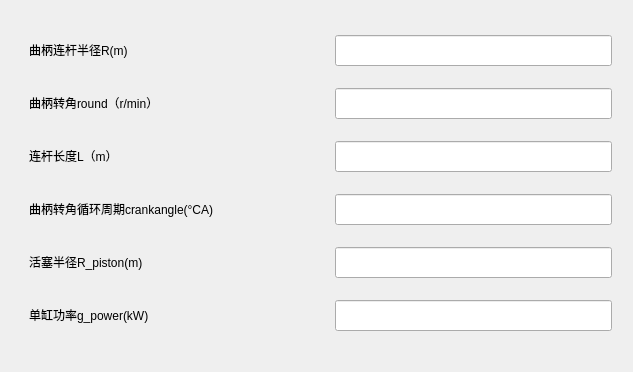
<?xml version="1.0" encoding="UTF-8"?>
<ui version="4.0">
 <class>Input_First_1_dialog_UI</class>
 <widget class="QWidget" name="Input_First_1_dialog_UI">
  <property name="geometry">
   <rect>
    <x>0</x>
    <y>0</y>
    <width>633</width>
    <height>372</height>
   </rect>
  </property>
  <property name="windowTitle">
   <string>Form</string>
  </property>
  <widget class="CardWidget" name="CardWidget_151">
   <property name="geometry">
    <rect>
     <x>20</x>
     <y>10</y>
     <width>601</width>
     <height>351</height>
    </rect>
   </property>
   <property name="minimumSize">
    <size>
     <width>0</width>
     <height>0</height>
    </size>
   </property>
   <layout class="QGridLayout" name="gridLayout_85">
    <item row="4" column="0">
     <widget class="SubtitleLabel" name="SubtitleLabel_646">
      <property name="minimumSize">
       <size>
        <width>300</width>
        <height>28</height>
       </size>
      </property>
      <property name="maximumSize">
       <size>
        <width>451</width>
        <height>28</height>
       </size>
      </property>
      <property name="text">
       <string>曲柄转角循环周期crankangle(°CA)</string>
      </property>
     </widget>
    </item>
    <item row="5" column="0">
     <widget class="SubtitleLabel" name="SubtitleLabel_648">
      <property name="minimumSize">
       <size>
        <width>300</width>
        <height>28</height>
       </size>
      </property>
      <property name="maximumSize">
       <size>
        <width>451</width>
        <height>28</height>
       </size>
      </property>
      <property name="text">
       <string>活塞半径R_piston(m)</string>
      </property>
     </widget>
    </item>
    <item row="3" column="0">
     <widget class="SubtitleLabel" name="SubtitleLabel_650">
      <property name="minimumSize">
       <size>
        <width>300</width>
        <height>28</height>
       </size>
      </property>
      <property name="maximumSize">
       <size>
        <width>451</width>
        <height>28</height>
       </size>
      </property>
      <property name="text">
       <string>连杆长度L（m）</string>
      </property>
     </widget>
    </item>
    <item row="1" column="0">
     <widget class="SubtitleLabel" name="SubtitleLabel_647">
      <property name="minimumSize">
       <size>
        <width>300</width>
        <height>28</height>
       </size>
      </property>
      <property name="maximumSize">
       <size>
        <width>451</width>
        <height>28</height>
       </size>
      </property>
      <property name="text">
       <string>曲柄连杆半径R(m)</string>
      </property>
     </widget>
    </item>
    <item row="2" column="0">
     <widget class="SubtitleLabel" name="SubtitleLabel_649">
      <property name="minimumSize">
       <size>
        <width>300</width>
        <height>28</height>
       </size>
      </property>
      <property name="maximumSize">
       <size>
        <width>451</width>
        <height>28</height>
       </size>
      </property>
      <property name="text">
       <string>曲柄转角round（r/min）</string>
      </property>
     </widget>
    </item>
    <item row="6" column="0">
     <widget class="SubtitleLabel" name="SubtitleLabel_645">
      <property name="minimumSize">
       <size>
        <width>300</width>
        <height>28</height>
       </size>
      </property>
      <property name="maximumSize">
       <size>
        <width>451</width>
        <height>28</height>
       </size>
      </property>
      <property name="text">
       <string>单缸功率g_power(kW)</string>
      </property>
     </widget>
    </item>
    <item row="1" column="1">
     <widget class="LineEdit" name="LineEdit">
      <property name="minimumSize">
       <size>
        <width>0</width>
        <height>31</height>
       </size>
      </property>
      <property name="maximumSize">
       <size>
        <width>16777215</width>
        <height>31</height>
       </size>
      </property>
      <property name="text">
       <string/>
      </property>
     </widget>
    </item>
    <item row="2" column="1">
     <widget class="LineEdit" name="LineEdit_2">
      <property name="minimumSize">
       <size>
        <width>0</width>
        <height>31</height>
       </size>
      </property>
      <property name="maximumSize">
       <size>
        <width>16777215</width>
        <height>31</height>
       </size>
      </property>
     </widget>
    </item>
    <item row="3" column="1">
     <widget class="LineEdit" name="LineEdit_3">
      <property name="minimumSize">
       <size>
        <width>0</width>
        <height>31</height>
       </size>
      </property>
      <property name="maximumSize">
       <size>
        <width>16777215</width>
        <height>31</height>
       </size>
      </property>
     </widget>
    </item>
    <item row="4" column="1">
     <widget class="LineEdit" name="LineEdit_4">
      <property name="minimumSize">
       <size>
        <width>0</width>
        <height>31</height>
       </size>
      </property>
      <property name="maximumSize">
       <size>
        <width>16777215</width>
        <height>31</height>
       </size>
      </property>
     </widget>
    </item>
    <item row="5" column="1">
     <widget class="LineEdit" name="LineEdit_5">
      <property name="minimumSize">
       <size>
        <width>0</width>
        <height>31</height>
       </size>
      </property>
      <property name="maximumSize">
       <size>
        <width>16777215</width>
        <height>31</height>
       </size>
      </property>
     </widget>
    </item>
    <item row="6" column="1">
     <widget class="LineEdit" name="LineEdit_6">
      <property name="minimumSize">
       <size>
        <width>0</width>
        <height>31</height>
       </size>
      </property>
      <property name="maximumSize">
       <size>
        <width>16777215</width>
        <height>31</height>
       </size>
      </property>
     </widget>
    </item>
   </layout>
  </widget>
 </widget>
 <customwidgets>
  <customwidget>
   <class>CardWidget</class>
   <extends>QFrame</extends>
   <header>qfluentwidgets</header>
   <container>1</container>
  </customwidget>
  <customwidget>
   <class>SubtitleLabel</class>
   <extends>QLabel</extends>
   <header>qfluentwidgets</header>
  </customwidget>
  <customwidget>
   <class>LineEdit</class>
   <extends>QLineEdit</extends>
   <header>qfluentwidgets</header>
  </customwidget>
 </customwidgets>
 <resources/>
 <connections/>
</ui>
